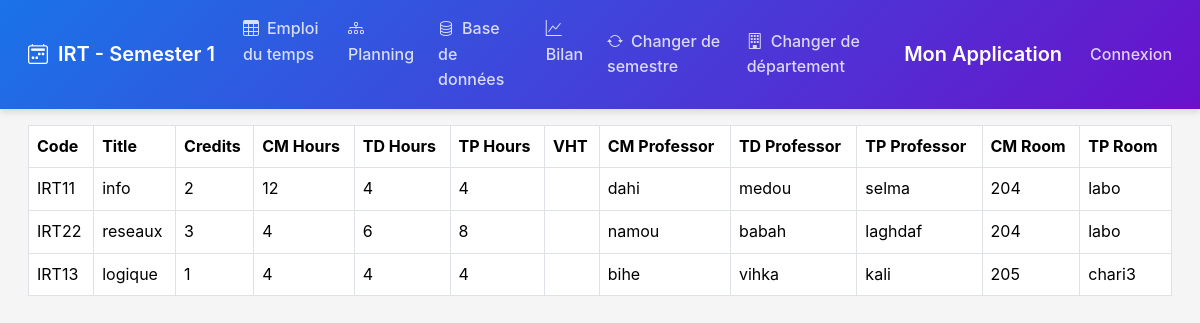
The page /IRT/S1/database/ on the database its author committed.
### schedule/models.py (models this page shows, shortened)
class Department(models.Model):
    code = models.CharField(max_length=10, primary_key=True)  # e.g., IRT, GM
    name = models.CharField(max_length=100)  # e.g., Informatique, Réseaux et Télécommunications

class Semester(models.Model):
    SEMESTER_CHOICES = [
        ('S1', 'Semester 1'),
        ('S2', 'Semester 2'),
        ('S3', 'Semester 3'),
        ('S4', 'Semester 4'),
    ]
    code = models.CharField(max_length=2, choices=SEMESTER_CHOICES)
    department = models.ForeignKey(Department, on_delete=models.CASCADE, related_name='semesters')
    class Meta:
        unique_together = ('code', 'department')

class Course(models.Model):
    code = models.CharField(max_length=10, primary_key=True)  # e.g., IRT31
    department = models.ForeignKey(Department, on_delete=models.CASCADE, related_name='courses', default=get_default_department)
    semester = models.ForeignKey(Semester, on_delete=models.CASCADE, related_name='courses', default=get_default_semester)
    title = models.CharField(max_length=100)
    credits = models.IntegerField()
    cm_hours = models.IntegerField()  # Total planned CM hours
    td_hours = models.IntegerField()  # Total planned TD hours
    tp_hours = models.IntegerField()  # Total planned TP hours
    cm_completed = models.IntegerField(default=0)  # Completed CM hours
    td_completed = models.IntegerField(default=0)  # Completed TD hours
    tp_completed = models.IntegerField(default=0)  # Completed TP hours
    exam_sn = models.FloatField(null=True, blank=True)
    exam_sr = models.FloatField(null=True, blank=True)

class CourseAssignment(models.Model):
    TYPES = [
        ('CM', 'Cours Magistral'),
        ('TD', 'Travaux Dirigés'),
        ('TP', 'Travaux Pratiques'),
        ('DS', 'Devoir Surveillé'),
        ('EXAM', 'Examen'),
        ('SPECIAL', 'Cours Spécial')
    ]
    course = models.ForeignKey(Course, on_delete=models.CASCADE, null=True, blank=True)
    type = models.CharField(max_length=20, choices=TYPES)
    professor = models.ForeignKey(Professor, on_delete=models.SET_NULL, null=True, blank=True)
    room = models.ForeignKey(Room, on_delete=models.SET_NULL, null=True, blank=True)
    is_special = models.BooleanField(default=False)
    description = models.CharField(max_length=255, null=True, blank=True)
    department = models.ForeignKey(Department, on_delete=models.CASCADE, null=True, blank=True)  # Ajout
    semester = models.ForeignKey(Semester, on_delete=models.CASCADE, null=True, blank=True)  # Ajout

class Professor(models.Model):
    name = models.CharField(max_length=100)
    courses = models.ManyToManyField(Course, through='CourseAssignment')

class Room(models.Model):
    number = models.CharField(max_length=20)
    type = models.CharField(max_length=20)  # CM, TD, TP

### schedule/views.py (the view)
# urls.py: path('<str:department_code>/<str:semester_code>/database/', views.CourseListView.as_view(), name='database'),
class CourseListView(ListView):
    template_name = 'schedule/database.html'
    context_object_name = 'courses'
    def get_queryset(self):
        department_code = self.kwargs['department_code']
        semester_code = self.kwargs['semester_code']
        return Course.objects.filter(department__code=department_code, semester__code=semester_code)
    def get_context_data(self, **kwargs):
        context = super().get_context_data(**kwargs)
        department_code = self.kwargs['department_code']
        semester_code = self.kwargs['semester_code']
        department = get_object_or_404(Department, code=department_code)
        semester = get_object_or_404(Semester, department=department, code=semester_code)
        context['department'] = department
        context['semester'] = semester
        return context

### schedule/templates/schedule/database.html (shortened to what this page needs)
{% extends 'schedule/base.html' %}
{% load static %}
{% block content %}
<div class="container-fluid">
    <div class="table-responsive">
        <table class="table table-bordered table-hover">
            <thead class="sticky-top bg-light">
                <tr>
                    <th>Code</th>
                    <th>Title</th>
                    <th>Credits</th>
                    <th>CM Hours</th>
                    <th>TD Hours</th>
                    <th>TP Hours</th>
                    <th>VHT</th>
                    <th>CM Professor</th>
                    <th>TD Professor</th>
                    <th>TP Professor</th>
                    <th>CM Room</th>
                    <th>TP Room</th>
                </tr>
            </thead>
            <tbody id="courseTableBody">
                {% for course in courses %}
                <tr data-course-id="{{ course.code }}">
                    <td class="editable" data-field="code">{{ course.code }}</td>
                    <td class="editable" data-field="title">{{ course.title }}</td>
                    <td class="editable" data-field="credits">{{ course.credits }}</td>
                    <td class="editable" data-field="cm_hours">{{ course.cm_hours }}</td>
                    <td class="editable" data-field="td_hours">{{ course.td_hours }}</td>
                    <td class="editable" data-field="tp_hours">{{ course.tp_hours }}</td>
                    <td class="editable" data-field="vht">{{ course.vht|default:'' }}</td>
                    <td class="editable" data-field="cm_professor">
                        {% for assignment in course.courseassignment_set.all %}
                            {% if assignment.type == 'CM' %}{{ assignment.professor.name }}{% endif %}
                        {% endfor %}
                    </td>
                    <td class="editable" data-field="td_professor">
                        {% for assignment in course.courseassignment_set.all %}
                            {% if assignment.type == 'TD' %}{{ assignment.professor.name }}{% endif %}
                        {% endfor %}
                    </td>
                    <td class="editable" data-field="tp_professor">
                        {% for assignment in course.courseassignment_set.all %}
                            {% if assignment.type == 'TP' %}{{ assignment.professor.name }}{% endif %}
                        {% endfor %}
                    </td>
                    <td class="editable" data-field="cm_room">
                        {% for assignment in course.courseassignment_set.all %}
                            {% if assignment.type == 'CM' %}{{ assignment.room.number }}{% endif %}
                        {% endfor %}
                    </td>
                    <td class="editable" data-field="tp_room">
                        {% for assignment in course.courseassignment_set.all %}
                            {% if assignment.type == 'TP' %}{{ assignment.room.number }}{% endif %}
                        {% endfor %}
                    </td>
                </tr>
                {% endfor %}
            </tbody>
        </table>
    </div>
</div>
{% endblock %}

### schedule/templates/schedule/base.html (shortened to what this page needs)
<!DOCTYPE html>
<html lang="fr">
<head>
    <link href="https://cdn.jsdelivr.net/npm/bootstrap@5.3.2/dist/css/bootstrap.min.css" rel="stylesheet">
    <link rel="stylesheet" href="https://cdn.jsdelivr.net/npm/bootstrap-icons@1.11.1/font/bootstrap-icons.css">
</head>
<body>
    <nav class="navbar navbar-expand-lg navbar-dark">
        <div class="container-fluid">
            {% if department %}
                <a class="navbar-brand" href="{% url 'department_select' %}">
                    <i class="bi bi-calendar2-week"></i>
                    {{ department.code }}{% if semester %} - {{ semester.get_code_display }}{% endif %}
                </a>
                <div class="collapse navbar-collapse" id="navbarNav">
                    <ul class="navbar-nav">
                        {% if semester %}
                        <li class="nav-item">
                            <a class="nav-link" href="{% url 'schedule' department.code semester.code %}">
                                <i class="bi bi-table me-2"></i>Emploi du temps
                            </a>
                        </li>
                        <li class="nav-item">
                            <a class="nav-link" href="{% url 'plan' department.code semester.code %}">
                                <i class="bi bi-diagram-3 me-2"></i>Planning
                            </a>
                        </li>
                        <li class="nav-item">
                            <a class="nav-link" href="{% url 'database' department.code semester.code %}">
                                <i class="bi bi-database me-2"></i>Base de données
                            </a>
                        </li>
                        <li class="nav-item">
                            <a class="nav-link" href="{% url 'bilan' department.code semester.code %}">
                                <i class="bi bi-graph-up me-2"></i>Bilan
                            </a>
                        </li>
                        {% endif %}
                    </ul>
                    <ul class="navbar-nav ms-auto">
                        <li class="nav-item">
                            <a class="nav-link" href="{% url 'semester_select' department.code %}">
                                <i class="bi bi-arrow-repeat me-2"></i>Changer de semestre
                            </a>
                        </li>
                        {% if not  user.profile.is_chef_departement %}
                        <li class="nav-item">
                            <a class="nav-link" href="{% url 'department_select' %}">
                                <i class="bi bi-building me-2"></i>Changer de département
                            </a>
                        </li>
                        {% endif%}
                    </ul>
                </div>
            {% else %}
                <a class="navbar-brand" href="{% url 'department_select' %}">
                    <i class="bi bi-calendar2-week"></i>Emploi du temps
                </a>
            {% endif %}
        </div>
        <a class="navbar-brand" href="/">Mon Application</a>
        <div class="collapse navbar-collapse">
            <ul class="navbar-nav ml-auto">
                {% if user.is_authenticated %}
                    <li class="nav-item">
                        <span class="navbar-text">Bonjour, {{ user.username }} !</span>
                    </li>
                    <li class="nav-item">
                        <form action="{% url 'logout' %}" method="post">
                            {% csrf_token %}
                            <button type="submit" class="logout-button">Déconnexion</button>
                        </form>
                    </li>
                {% else %}
                    <li class="nav-item">
                        <a class="nav-link" href="{% url 'login' %}">Connexion</a>
                    </li>
                {% endif %}
            </ul>
        </div>
    </nav>
    <div class="schedule-container">
        {% block content %}{% endblock %}
    </div>
</body>
</html>

### schedule/templates/schedule/base.html (style rules this page uses)
:root { --primary-color: #1a73e8; --secondary-color: #34a853; --accent-color: #ea4335; --background-light: #f5f5f5; --text-dark: #202124; --transition-speed: 0.3s; }
* { box-sizing: border-box; transition: all var(--transition-speed) ease; }
body, html { height: 100%; margin: 0; font-family: -apple-system, BlinkMacSystemFont, 'Segoe UI', Roboto, Oxygen, Ubuntu, Cantarell, 'Open Sans', 'Helvetica Neue', sans-serif; background-color: var(--background-light); color: var(--text-dark); line-height: 1.6; }
.navbar { background: linear-gradient(135deg, var(--primary-color), #6a11cb); box-shadow: 0 4px 6px rgba(0,0,0,0.1); padding: 0.5rem 1rem; }
.navbar-brand { font-weight: 600; color: white !important; display: flex; align-items: center; }
.navbar-brand i { margin-right: 10px; }
.nav-link { color: rgba(255,255,255,0.8) !important; font-weight: 500; position: relative; padding: 0.5rem 1rem; margin: 0 0.25rem; border-radius: 4px; transition: all var(--transition-speed) ease; }
.nav-link::after { content: ''; position: absolute; width: 0; height: 2px; bottom: -5px; left: 50%; background-color: white; transition: width 0.3s ease; transform: translateX(-50%); }
.schedule-container { width: 100%; overflow-x: auto; padding: 1rem; }

### rows shown on the page
Department: code "IRT"
Semester: code "Semester 1"
Course: code "IRT11", title "info", credits "2", cm_hours "12", td_hours "4", tp_hours "4"
CourseAssignment: professor.name "dahi", room.number "204"
CourseAssignment: professor.name "medou"
CourseAssignment: professor.name "selma", room.number "labo"
Course: code "IRT22", title "reseaux", credits "3", cm_hours "4", td_hours "6", tp_hours "8"
CourseAssignment: professor.name "namou", room.number "204"
CourseAssignment: professor.name "babah"
CourseAssignment: professor.name "laghdaf", room.number "labo"
Course: code "IRT13", title "logique", credits "1", cm_hours "4", td_hours "4", tp_hours "4"
CourseAssignment: professor.name "bihe", room.number "205"
CourseAssignment: professor.name "vihka"
CourseAssignment: professor.name "kali", room.number "chari3"
